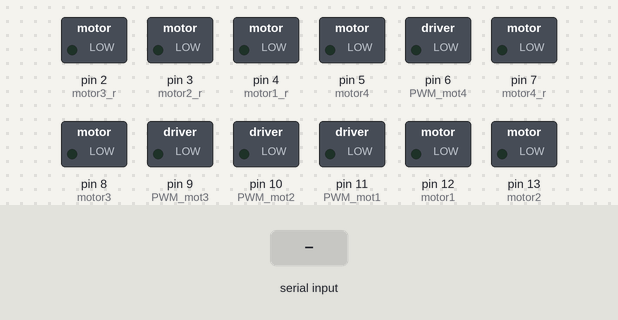
The sketch below on a simulated Arduino Uno, built with avr-gcc and run on an emulated ATmega328P. Shown: switched loads named in the sketch (green lamp = pin HIGH). The inputs (shaded band) are chosen by the test bench.

Above: at 1.2 s.
1.3 s: "1" received over Serial
At 2.5 s:
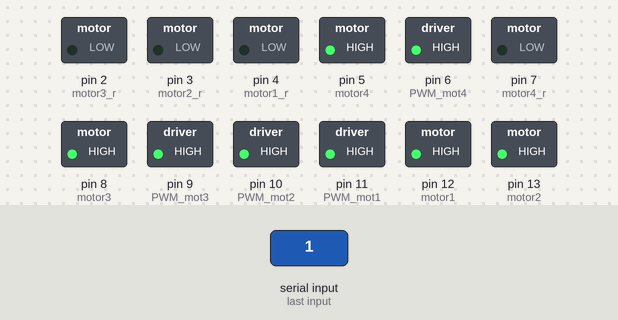
2.8 s: "0" received over Serial
At 3.8 s:
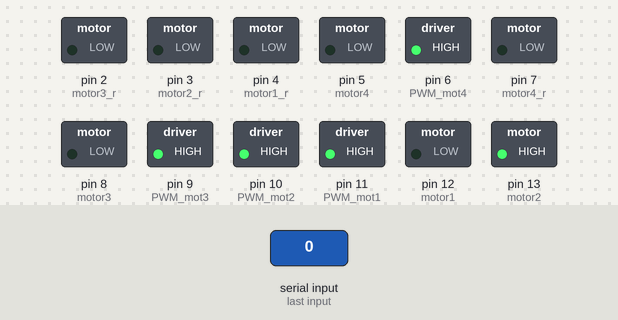
4.3 s: "2" received over Serial
At 4.9 s:
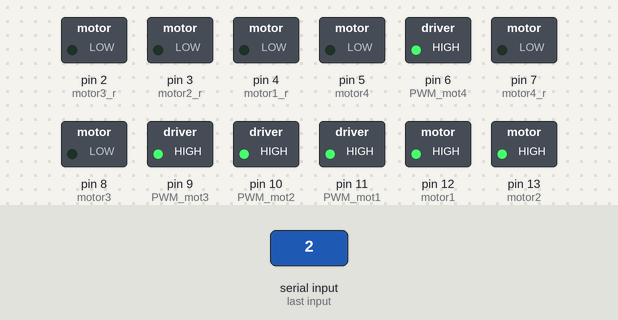
Timing chart, 0 to 7.3 s (numbered marks = the images above; inputs shaded):
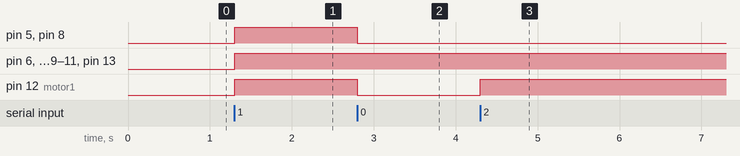

Measured:
- after the input at 1.3 s, pin 5 (motor4), pin 6 (PWM_mot4), pin 8 (motor3), pin 9 (PWM_mot3), pin 10 (PWM_mot2), pin 11 (PWM_mot1), pin 12 (motor1), pin 13 (motor2): LOW → HIGH at once
- after the input at 2.8 s, pin 5 (motor4), pin 8 (motor3), pin 12 (motor1): HIGH → LOW at once
- after the input at 4.3 s, pin 12 (motor1): LOW → HIGH at once

The sketch:

only_motors.ino
```cpp
// ジャイロ機能はなしバージョン
const int motor1 = 12; // red
const int motor2 = 13;
const int motor3 = 8;
const int motor4 = 5; //~
const int motor1_r = 4;  // yellow
const int motor2_r = 3; //~
const int motor3_r = 2;
const int motor4_r = 7;
const int PWM_mot1 = 11; // green (~)
const int PWM_mot2 = 10; //~
const int PWM_mot3 = 9; //~
const int PWM_mot4 = 6; //~
// 0と1は使用不可

void setup() {
  // preparation for variables
  pinMode(motor1, OUTPUT);
  pinMode(motor2, OUTPUT); // for testing
  pinMode(motor3, OUTPUT);
  pinMode(motor4, OUTPUT);
  pinMode(motor1_r, OUTPUT);
  pinMode(motor2_r, OUTPUT);
  pinMode(motor3_r, OUTPUT);
  pinMode(motor4_r, OUTPUT);

  //define the speed of digital communication (bps)
  Serial.begin(9600);
}

void loop() {
  // arduino repeats this part permanently
  byte var = Serial.read();
  var = var - 0x30;

//  testing
//  digitalWrite(motor2, HIGH);
//  digitalWrite(motor2_r, LOW);
//  analogWrite(PWM_mot2, 100);
//  delay(500);
//  digitalWrite(motor2, LOW);
//  digitalWrite(motor2_r, LOW);
//  delay(500);

  switch (var) {
    case 0: //only 2 for working
      digitalWrite(motor1,LOW);
      digitalWrite(motor1_r,LOW);
      digitalWrite(motor2,HIGH); //!
      digitalWrite(motor2_r,LOW);
      digitalWrite(motor3,LOW);
      digitalWrite(motor3_r,LOW);
      digitalWrite(motor4,LOW);
      digitalWrite(motor4_r,LOW);
      analogWrite(PWM_mot2, 255);
      delay(1000);
      break;

    case 1: //1,2,3,4 for working
      digitalWrite(motor1,HIGH);
      digitalWrite(motor1_r,LOW);
      digitalWrite(motor2,HIGH);
      digitalWrite(motor2_r,LOW);
      digitalWrite(motor3,HIGH);
      digitalWrite(motor3_r,LOW);
      digitalWrite(motor4,HIGH);
      digitalWrite(motor4_r,LOW);
      analogWrite(PWM_mot1, 255);
      analogWrite(PWM_mot2, 255);
      analogWrite(PWM_mot3, 255);
      analogWrite(PWM_mot4, 255);
      delay(1000);
      break;

    case 2: // only 1,2 for working
      digitalWrite(motor1,HIGH);
      digitalWrite(motor1_r,LOW);
      digitalWrite(motor2,HIGH);
      digitalWrite(motor2_r,LOW);
      digitalWrite(motor3,LOW);
      digitalWrite(motor3_r,LOW);
      digitalWrite(motor4,LOW);
      digitalWrite(motor4_r,LOW);
      analogWrite(PWM_mot1, 255);
      analogWrite(PWM_mot2, 255);
      delay(1000);
      break;

    case 3: //1,3,4 reverse
      digitalWrite(motor1,HIGH);
      digitalWrite(motor1_r,LOW);
      digitalWrite(motor2,LOW);
      digitalWrite(motor2_r,LOW);
      digitalWrite(motor3,HIGH);
      digitalWrite(motor3_r,LOW);
      digitalWrite(motor4,HIGH);
      digitalWrite(motor4_r,LOW);
      analogWrite(PWM_mot1, 255);
      analogWrite(PWM_mot2, 255);
      analogWrite(PWM_mot3, 255);
      analogWrite(PWM_mot4, 255);
      delay(1000);
      break;

    case 4: //only 2 3 for working
      digitalWrite(motor1,LOW);
      digitalWrite(motor1_r,LOW);
      digitalWrite(motor2,HIGH); //!
      digitalWrite(motor2_r,LOW);
      digitalWrite(motor3,HIGH);
      digitalWrite(motor3_r,LOW);
      digitalWrite(motor4,LOW);
      digitalWrite(motor4_r,LOW);
      analogWrite(PWM_mot3, 255);
      analogWrite(PWM_mot2, 255);
      delay(1000);
      break;


  }

}

// 2 3
// 1 4
// (Arduino)
```
